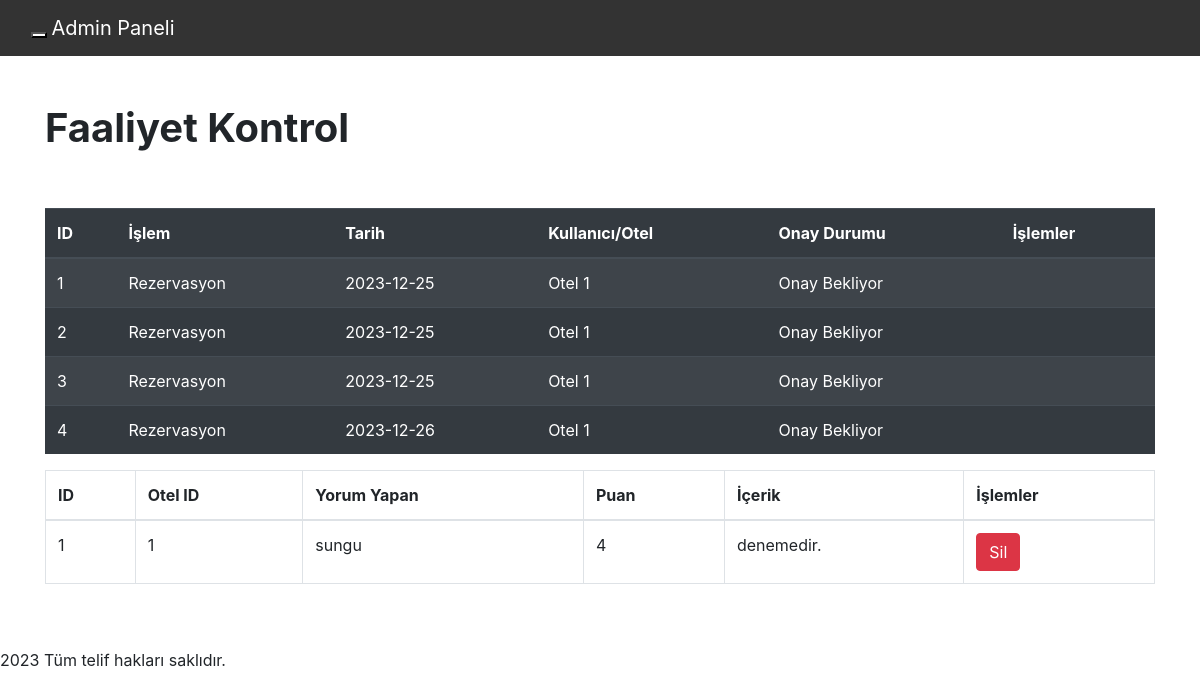
The page /admin/faaliyet on the database as committed earlier.
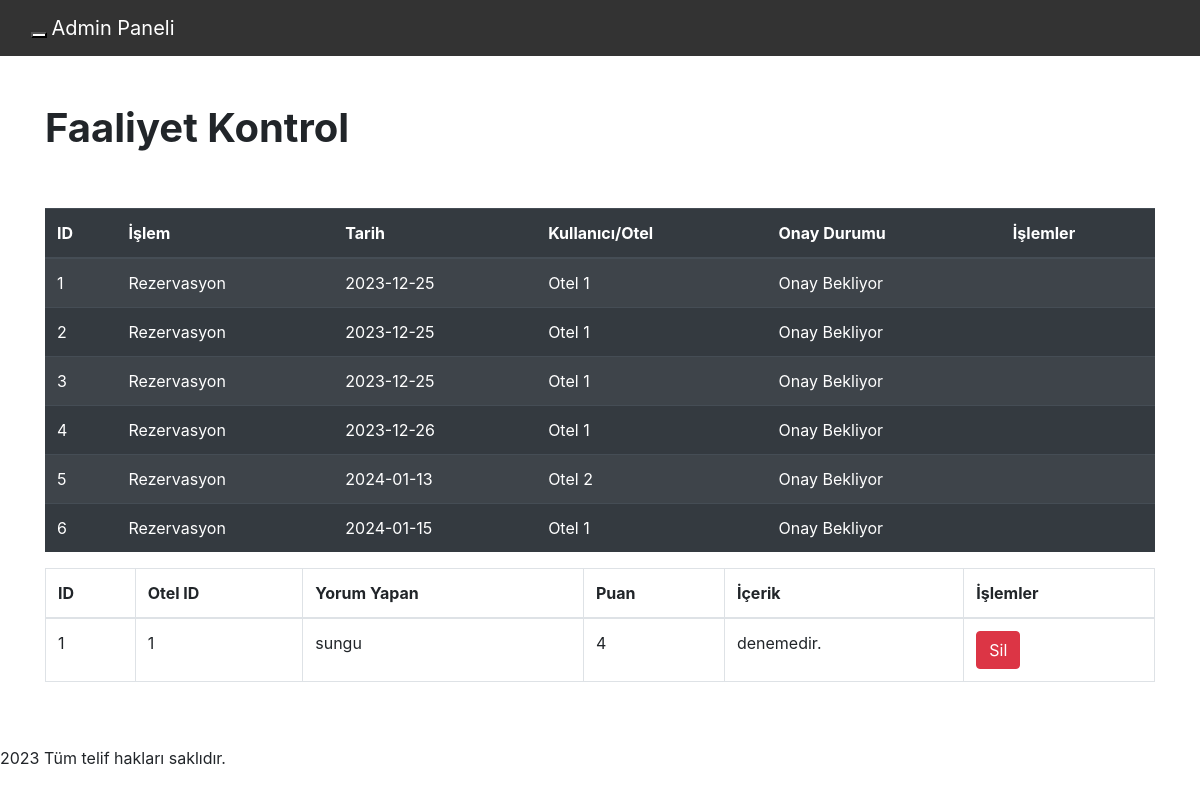
The same page on the database as committed later.
### tables this page shows
CREATE TABLE "rezervasyon" (
	"rezervasyon_id"	INTEGER,
	"otel_id"	INTEGER,
	"kullanici_id"	INTEGER,
	"giris_tarihi"	DATE,
	"cikis_tarihi"	DATE,
	"yetiskin_sayisi"	INTEGER,
	"oda_tipi"	TEXT,
	"toplam_fiyat"	REAL,
	"durum"	TEXT,
	PRIMARY KEY("rezervasyon_id" AUTOINCREMENT),
	FOREIGN KEY("kullanici_id") REFERENCES "kullanici"("id"),
	FOREIGN KEY("otel_id") REFERENCES "ilan"("otel_id")
);

CREATE TABLE OtelYorumlari (
    id INTEGER PRIMARY KEY AUTOINCREMENT,
    otel_id INTEGER,
    yorum_yapan TEXT,
    yorum_puan INTEGER,
    yorum_icerik TEXT,
    FOREIGN KEY (otel_id) REFERENCES ilan(id)
);

### dashboard.py (the view)
@app.route("/admin/faaliyet", methods=['GET'])
def faaliyet():
    rezervasyonlar = get_rezervasyon()
    yorumlar = get_yorum()
    return render_template('/admin/faaliyet.html' , rezervasyonlar=rezervasyonlar,yorumlar=yorumlar)

### dashboard.py (called while the page is built)
def create_connection():
    conn = sqlite3.connect('deneme2.db')
    return conn

def get_rezervasyon():
    conn = create_connection()
    cursor = conn.cursor()
    cursor.execute("SELECT * FROM rezervasyon")
    users = cursor.fetchall()
    conn.close()
    return users

def get_yorum():
    conn = create_connection()
    cursor = conn.cursor()
    cursor.execute("SELECT * FROM OtelYorumlari")
    users = cursor.fetchall()
    conn.close()
    return users

### templates/admin/faaliyet.html (shortened to what this page needs)
<!DOCTYPE html>
<html lang="tr">
<head>
    <link href="https://maxcdn.bootstrapcdn.com/bootstrap/4.5.2/css/bootstrap.min.css" rel="stylesheet">
</head>
<body>
    <nav class="navbar navbar-default" style="background-color: #333; border-color: #444; color: #fff;">
        <div class="container-fluid">
            <div class="navbar-header">
                <button type="button" class="navbar-toggle" data-toggle="collapse" data-target="#myNavbar" style="background-color: #fff;">
                </button>
                <a class="navbar-brand" href="#" style="color: #fff;">Admin Paneli</a>
            </div>
        </div>
    </nav>
    <br>
    <br>
    <div class="container">
        <h1><b>Faaliyet Kontrol</b></h1>
        <br>
        <br>
        <table class="table table-striped table-dark">
            <thead>
                <tr>
                    <th>ID</th>
                    <th>İşlem</th>
                    <th>Tarih</th>
                    <th>Kullanıcı/Otel</th>
                    <th>Onay Durumu</th>
                    <th>İşlemler</th>
                </tr>
            </thead>
            <tbody>
                {% for rezervasyon in rezervasyonlar %}
                    <tr>
                        <td>{{ rezervasyon[0] }}</td>
                        <td>Rezervasyon</td>
                        <td>{{ rezervasyon[3] }}</td>
                        <td>Otel {{ rezervasyon[2] }} </td>
                        <td>{% if rezervasyon[8] == 1 %} Onaylı {% elif rezervasyon[8] == -1 %} İptal {% else %} Onay Bekliyor {% endif %}</td>
                        <td>
                        </td>
                    </tr>
                {% endfor %}
            </tbody>
        </table>
        <table class="table table-bordered">
            <thead>
                <tr>
                    <th>ID</th>
                    <th>Otel ID</th>
                    <th>Yorum Yapan</th>
                    <th>Puan</th>
                    <th>İçerik</th>
                    <th>İşlemler</th>
                </tr>
            </thead>
            <tbody>
                {% for yorum in yorumlar %}
                    <tr>
                        <td>{{ yorum[0] }}</td>
                        <td>{{ yorum[1] }}</td>
                        <td>{{ yorum[2] }}</td>
                        <td>{{ yorum[3] }}</td>
                        <td>{{ yorum[4] }}</td>
                        <td>
                            <a href="/sil_yorum/{{ yorum[0] }}" class="btn btn-danger">Sil</a>
                        </td>
                    </tr>
                {% endfor %}
            </tbody>
        </table>
    </div>
    <br>
    <br>
    <div class="footer">
        2023 Tüm telif hakları saklıdır.
    </div>
</body>
</html>

Rows that differ between the two databases and show on the page:
added rezervasyon: rezervasyon_id "5", giris_tarihi "2024-01-13", kullanici "2"
added rezervasyon: rezervasyon_id "6", giris_tarihi "2024-01-15", kullanici "1"
